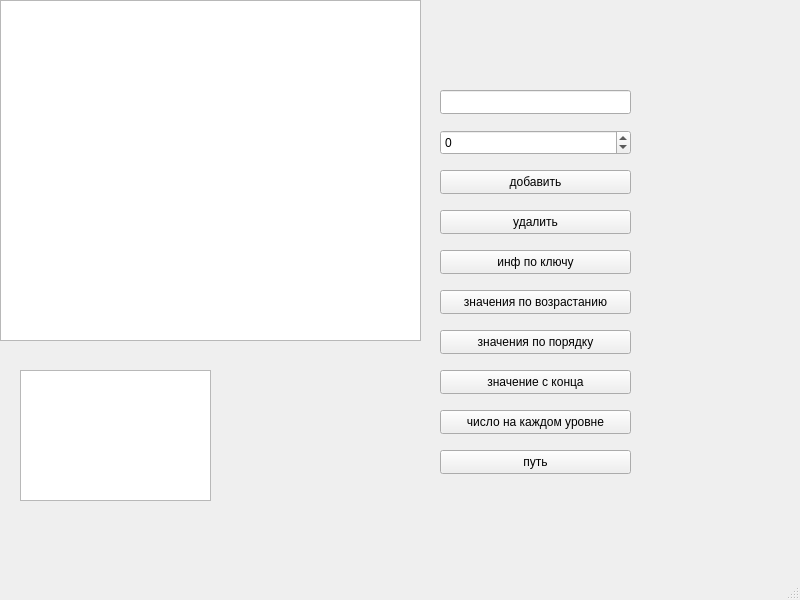
<?xml version="1.0" encoding="UTF-8"?>
<ui version="4.0">
 <class>MainWindow</class>
 <widget class="QMainWindow" name="MainWindow">
  <property name="geometry">
   <rect>
    <x>0</x>
    <y>0</y>
    <width>800</width>
    <height>600</height>
   </rect>
  </property>
  <property name="windowTitle">
   <string>MainWindow</string>
  </property>
  <widget class="QWidget" name="centralwidget">
   <widget class="QPushButton" name="pushButton_find">
    <property name="geometry">
     <rect>
      <x>440</x>
      <y>250</y>
      <width>191</width>
      <height>24</height>
     </rect>
    </property>
    <property name="text">
     <string>инф по ключу</string>
    </property>
   </widget>
   <widget class="QPushButton" name="pushButton_del">
    <property name="geometry">
     <rect>
      <x>440</x>
      <y>210</y>
      <width>191</width>
      <height>24</height>
     </rect>
    </property>
    <property name="text">
     <string>удалить</string>
    </property>
   </widget>
   <widget class="QTreeView" name="treeView">
    <property name="geometry">
     <rect>
      <x>0</x>
      <y>0</y>
      <width>421</width>
      <height>341</height>
     </rect>
    </property>
   </widget>
   <widget class="QPushButton" name="pushButton_InOrder">
    <property name="geometry">
     <rect>
      <x>440</x>
      <y>290</y>
      <width>191</width>
      <height>24</height>
     </rect>
    </property>
    <property name="text">
     <string>значения по возрастанию</string>
    </property>
   </widget>
   <widget class="QPushButton" name="pushButton_eachLevel">
    <property name="geometry">
     <rect>
      <x>440</x>
      <y>410</y>
      <width>191</width>
      <height>24</height>
     </rect>
    </property>
    <property name="text">
     <string>число на каждом уровне</string>
    </property>
   </widget>
   <widget class="QSpinBox" name="spinBox">
    <property name="geometry">
     <rect>
      <x>440</x>
      <y>130</y>
      <width>191</width>
      <height>25</height>
     </rect>
    </property>
    <property name="minimum">
     <number>-999999999</number>
    </property>
    <property name="maximum">
     <number>999999999</number>
    </property>
   </widget>
   <widget class="QPushButton" name="pushButton_add">
    <property name="geometry">
     <rect>
      <x>440</x>
      <y>170</y>
      <width>191</width>
      <height>24</height>
     </rect>
    </property>
    <property name="text">
     <string>добавить</string>
    </property>
   </widget>
   <widget class="QPushButton" name="pushButton_PreOrder">
    <property name="geometry">
     <rect>
      <x>440</x>
      <y>330</y>
      <width>191</width>
      <height>24</height>
     </rect>
    </property>
    <property name="text">
     <string>значения по порядку</string>
    </property>
   </widget>
   <widget class="QTextEdit" name="textEdit_ans">
    <property name="geometry">
     <rect>
      <x>20</x>
      <y>370</y>
      <width>191</width>
      <height>131</height>
     </rect>
    </property>
    <property name="readOnly">
     <bool>false</bool>
    </property>
   </widget>
   <widget class="QPushButton" name="pushButton_PostOrder">
    <property name="geometry">
     <rect>
      <x>440</x>
      <y>370</y>
      <width>191</width>
      <height>24</height>
     </rect>
    </property>
    <property name="text">
     <string>значение с конца</string>
    </property>
   </widget>
   <widget class="QPushButton" name="peth">
    <property name="geometry">
     <rect>
      <x>440</x>
      <y>450</y>
      <width>191</width>
      <height>24</height>
     </rect>
    </property>
    <property name="text">
     <string>путь</string>
    </property>
   </widget>
   <widget class="QLineEdit" name="lineEdit">
    <property name="geometry">
     <rect>
      <x>440</x>
      <y>90</y>
      <width>191</width>
      <height>24</height>
     </rect>
    </property>
   </widget>
  </widget>
  <widget class="QMenuBar" name="menubar">
   <property name="geometry">
    <rect>
     <x>0</x>
     <y>0</y>
     <width>800</width>
     <height>22</height>
    </rect>
   </property>
  </widget>
  <widget class="QStatusBar" name="statusbar"/>
 </widget>
 <resources/>
 <connections/>
</ui>
